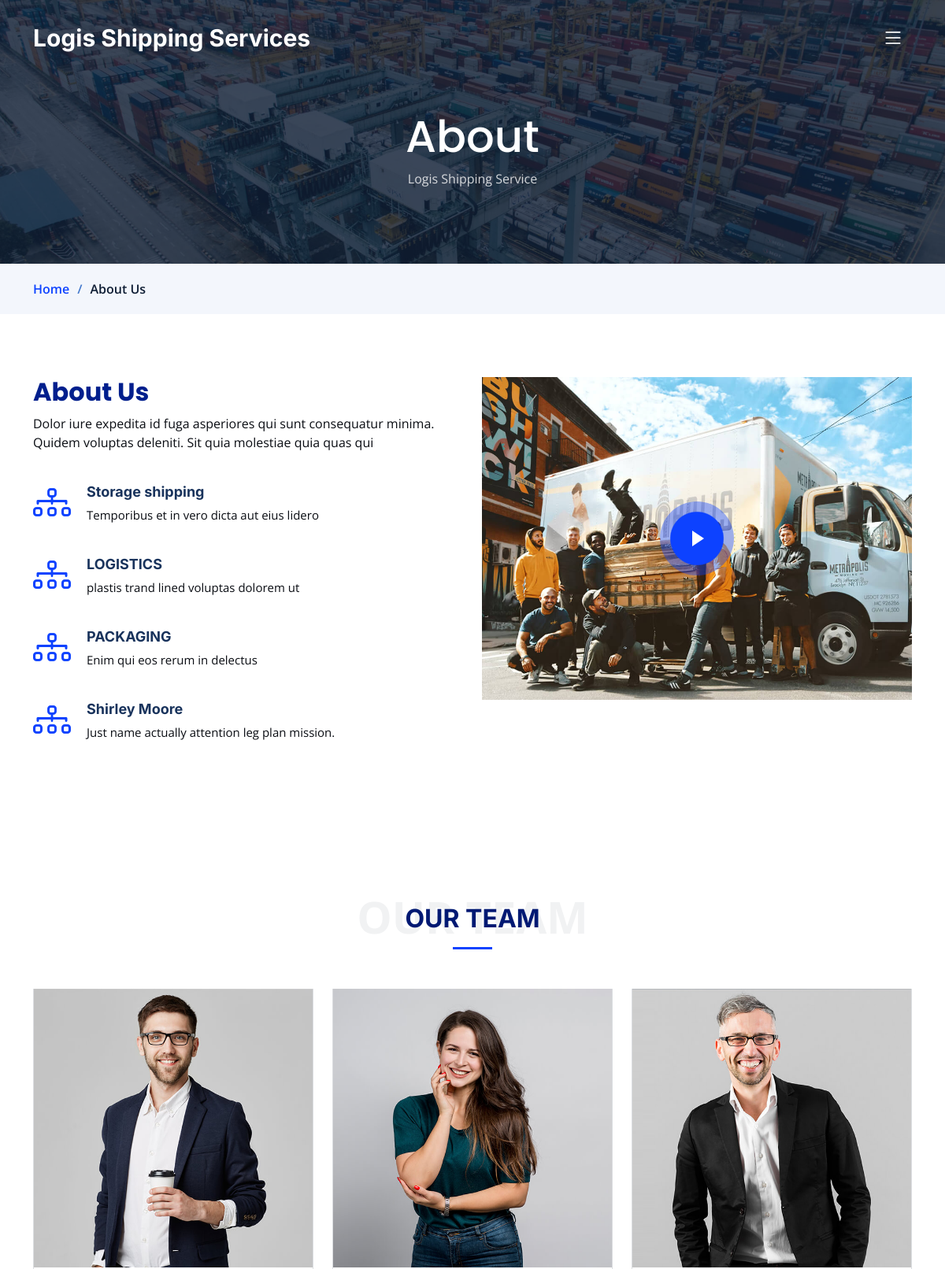
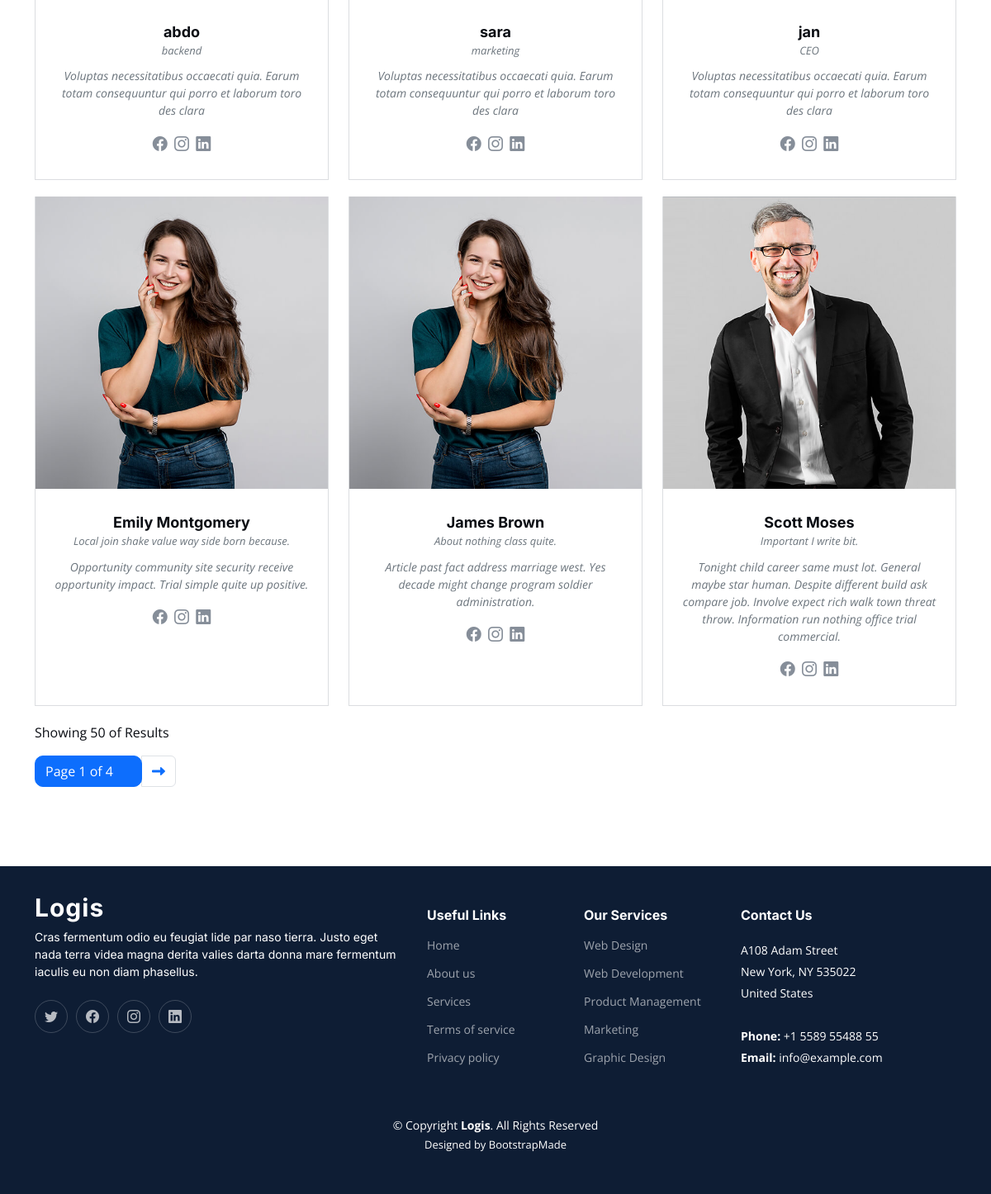
The page /about/ on the database its author committed (2 pictures, top to bottom).
### service/models.py (models this page shows, shortened)
class About(models.Model):
    about_us = models.TextField(max_length=5000)
    image=models.ImageField( upload_to='about_us')

class Service(models.Model):
    name=models.CharField( max_length=50)
    title= models.CharField(max_length=200)
    subtitle=models.TextField(max_length=500)
    description=models.TextField(max_length=10000)
    ser_image=models.ImageField(upload_to='Service')
    det_image=models.ImageField( upload_to='Service',blank=True,null=True)
    slug=models.SlugField(null=True,blank=True)

class OurTeam(models.Model):
    name = models.CharField(max_length = 50)
    job=models.CharField(max_length = 50)
    image=models.ImageField( upload_to='OurTeam')
    job_info = models.TextField(max_length=300)
    facebook=models.CharField(max_length = 150)
    instagram=models.CharField(max_length = 150)
    linkedin=models.CharField(max_length = 150)

### service/views.py (the view)
# urls.py: path('about/', AboutList.as_view(), name='about_list'),
class AboutList(ListView):
    model = OurTeam
    paginate_by = 6
    extra_context = {
        'services': Service.objects.all(),
        'about': About.objects.all(),
    }

### service/templates/service/ourteam_list.html (shortened to what this page needs)
{%extends 'base.html'%}
{%block body%}
<div class="breadcrumbs">
    <div class="page-header d-flex align-items-center" style="background-image: url('assets/img/page-header.jpg');">
        <div class="container position-relative">
            <div class="row d-flex justify-content-center">
                <div class="col-lg-6 text-center">
                    <h2>About</h2>
                    <p>Logis Shipping Service</p>
                </div>
            </div>
        </div>
    </div>
    <nav>
        <div class="container">
            <ol>
                <li><a href="{% url 'services:home'  %}">Home</a></li>
                <li>About Us</li>
            </ol>
        </div>
    </nav>
</div>
<section id="about" class="about">
    <div class="container" data-aos="fade-up">
        <div class="row gy-4">
            {%for item in about%}
            <div class="col-lg-6 position-relative align-self-start order-lg-last order-first">
                <img src="{{item.image.url}}" class="img-fluid" alt="">
                <a href="https://www.youtube.com/watch?v=LXb3EKWsInQ" class="glightbox play-btn"></a>
            </div>
            <div class="col-lg-6 content order-last  order-lg-first">
                <h3>About Us</h3>
                <p>
                    {{item.about_us}}
                </p>
                <ul>
                    {%for item in services|slice:"0:4"%}
                    <li data-aos="fade-up" data-aos-delay="100">
                        <i class="bi bi-diagram-3"></i>
                        <div>
                            <h5>{{item.name}}</h5>
                            <p>{{item.title}}</p>
                        </div>
                    </li>
                    {%endfor%}
                </ul>
            </div>
            {%endfor%}
        </div>
    </div>
</section>
<section id="stats-counter" class="stats-counter pt-0">
</section>
<section id="team" class="team pt-0">
    <div class="container" data-aos="fade-up">
        <div class="section-header">
            <h2>Our Team</h2>
        </div>
        <div class="row" data-aos="fade-up" data-aos-delay="100">
            {%for member in object_list|slice:"0:6" %}
            <div class="col-lg-4 col-md-6 d-flex">
                <div class="member">
                    <img src="{{member.image.url}}" class="img-fluid" alt="">
                    <div class="member-content">
                        <h4>{{member.name}}</h4>
                        <span>{{member.job}}</span>
                        <p>
                            {{member.job_info}}
                        </p>
                        <div class="social">
                            <a href="{{member.facebook}}"><i class="bi bi-facebook"></i></a>
                            <a href="{{member.instagram}}"><i class="bi bi-instagram"></i></a>
                            <a href="{{member.linkedin}}"><i class="bi bi-linkedin"></i></a>
                        </div>
                    </div>
                </div>
            </div>
            {%endfor%}
        </div>
        <div class="row">
            <div class="col-lg-12">
                <div class="bottom-paginate">
                    <p class="page-info">Showing 50 of {{all_count}} Results</p>
                    <ul class="pagination">
                        <li class="page-item"><a class="page-link active" style="width:130px; border-radius:10px"
                                href="#">
                                Page {{page_obj.number}} of {{page_obj.paginator.num_pages}}
                            </a></li>
                        {% if page_obj.has_next %}
                        <li class="page-item">
                            <a class="page-link" href="?page={{page_obj.next_page_number}}">
                                <i class="fas fa-long-arrow-alt-right"></i>
                            </a>
                        </li>
                        {% endif %}
                    </ul>
                </div>
            </div>
        </div>
    </div>
</section>
{%endblock%}

### static/assets/css/main.css (style rules this page uses)
:root { --font-default: "Open Sans", system-ui, -apple-system, "Segoe UI", Roboto, "Helvetica Neue", Arial, "Noto Sans", "Liberation Sans", sans-serif, "Apple Color Emoji", "Segoe UI Emoji", "Segoe UI Symbol", "Noto Color Emoji"; --font-primary: "Inter", sans-serif; --font-secondary: "Poppins", sans-serif; }
:root { --color-default: #0a0d13; --color-primary: #0d42ff; --color-secondary: #0e1d34; }
:root { scroll-behavior: smooth; }
body { font-family: var(--font-default); color: var(--color-default); }
a { color: var(--color-primary); text-decoration: none; }
h1, h2, h3, h4, h5, h6 { font-family: var(--font-primary); }
section { padding: 80px 0; overflow: hidden; }
.section-header { text-align: center; padding: 30px 0; position: relative; }
.section-header h2 { font-size: 32px; font-weight: 700; text-transform: uppercase; margin-bottom: 20px; padding-bottom: 0; color: #001973; position: relative; z-index: 2; margin-bottom: 20px; padding-bottom: 20px; position: relative; }
.section-header h2:after { content: ""; position: absolute; display: block; width: 50px; height: 3px; background: var(--color-primary); left: 0; right: 0; bottom: 0; margin: auto; }
.breadcrumbs .page-header { padding: 140px 0 80px 0; position: relative; background-size: cover; background-position: center; background-repeat: no-repeat; }
.breadcrumbs .page-header:before { content: ""; background-color: rgba(14, 29, 52, 0.8); position: absolute; inset: 0; }
.breadcrumbs .page-header h2 { font-size: 56px; font-weight: 500; color: #fff; font-family: var(--font-secondary); }
.breadcrumbs .page-header p { color: rgba(255, 255, 255, 0.8); }
.breadcrumbs nav { background-color: #f3f6fc; padding: 20px 0; }
.breadcrumbs nav ol { display: flex; flex-wrap: wrap; list-style: none; margin: 0; padding: 0; font-size: 16px; font-weight: 600; color: var(--color-secondary); }
.breadcrumbs nav ol a { color: var(--color-primary); transition: 0.3s; }
.breadcrumbs nav ol li+li { padding-left: 10px; }
.breadcrumbs nav ol li+li::before { display: inline-block; padding-right: 10px; color: #4278cc; content: "/"; }
.about .content h3 { font-weight: 700; font-size: 32px; font-family: var(--font-secondary); color: #001f8d; }
.about .content ul { list-style: none; padding: 0; }
.about .content ul li { display: flex; align-items: flex-start; margin-top: 40px; }
.about .content ul i { flex-shrink: 0; font-size: 48px; color: var(--color-primary); margin-right: 20px; line-height: 0; }
.about .content ul h5 { font-size: 18px; font-weight: 700; color: #19335c; }
.about .content ul p { font-size: 15px; }
.about .content p:last-child { margin-bottom: 0; }
.about .play-btn { width: 94px; height: 94px; background: radial-gradient(var(--color-primary) 50%, rgba(13, 66, 255, 0.4) 52%); border-radius: 50%; display: block; position: absolute; left: calc(50% - 47px); top: calc(50% - 47px); overflow: hidden; }
.about .play-btn:before { content: ""; position: absolute; width: 120px; height: 120px; -webkit-animation-delay: 0s; animation-delay: 0s; -webkit-animation: pulsate-btn 2s; animation: pulsate-btn 2s; -webkit-animation-direction: forwards; animation-direction: forwards; -webkit-animation-iteration-count: infinite; animation-iteration-count: infinite; -webkit-animation-timing-function: steps; animation-timing-function: steps; opacity: 1; border-radius: 50%; border: 5px solid rgba(13, 66, 255, 0.7); top: -15%; left: -15%; background: rgba(198, 16, 0, 0); }
.about .play-btn:after { content: ""; position: absolute; left: 50%; top: 50%; transform: translateX(-40%) translateY(-50%); width: 0; height: 0; border-top: 10px solid transparent; border-bottom: 10px solid transparent; border-left: 15px solid #fff; z-index: 100; transition: all 400ms cubic-bezier(0.55, 0.055, 0.675, 0.19); }
.team .member { text-align: center; margin-bottom: 20px; background: #fff; border: 1px solid rgba(14, 29, 52, 0.15); }
.team .member img { margin: -1px -1px 30px -1px; }
.team .member .member-content { padding: 0 20px 30px 20px; }
.team .member h4 { font-weight: 700; margin-bottom: 2px; font-size: 18px; }
.team .member span { font-style: italic; display: block; font-size: 13px; color: #6c757d; }
.team .member p { padding-top: 10px; font-size: 14px; font-style: italic; color: #6c757d; }
.team .member .social { margin-top: 15px; }
.team .member .social a { color: rgba(14, 29, 52, 0.5); transition: 0.3s; }
.team .member .social i { font-size: 18px; margin: 0 2px; }

### rows shown on the page
About: image (picture), about_us "Dolor iure expedita id fuga asperiores qui sunt consequatur minima. Quidem voluptas deleniti. Sit quia molestiae quia quas qui"
Service: name "Storage shipping", title "Temporibus et in vero dicta aut eius lidero"
Service: name "LOGISTICS", title "plastis trand lined voluptas dolorem ut"
Service: name "PACKAGING", title "Enim qui eos rerum in delectus"
Service: name "Shirley Moore", title "Just name actually attention leg plan mission."
OurTeam: image (picture), name "abdo", job "backend", job_info "Voluptas necessitatibus occaecati quia. Earum totam consequuntur qui porro et laborum toro des clara"
OurTeam: image (picture), name "sara", job "marketing", job_info "Voluptas necessitatibus occaecati quia. Earum totam consequuntur qui porro et laborum toro des clara"
OurTeam: image (picture), name "jan", job "CEO", job_info "Voluptas necessitatibus occaecati quia. Earum totam consequuntur qui porro et laborum toro des clara"
OurTeam: image (picture), name "Emily Montgomery", job "Local join shake value way side born because.", job_info "Opportunity community site security receive opportunity impact. Trial simple quite up positive."
OurTeam: image (picture), name "James Brown", job "About nothing class quite.", job_info "Article past fact address marriage west. Yes decade might change program soldier administration."
OurTeam: image (picture), name "Scott Moses", job "Important I write bit.", job_info "Tonight child career same must lot. General maybe star human. Despite different build ask compare job. Involve expect rich walk town threat throw. Information run nothing office trial commercial."

### other values the page prints
{{ page_obj.number }} "1"
{{ page_obj.paginator.num_pages }} "4"
